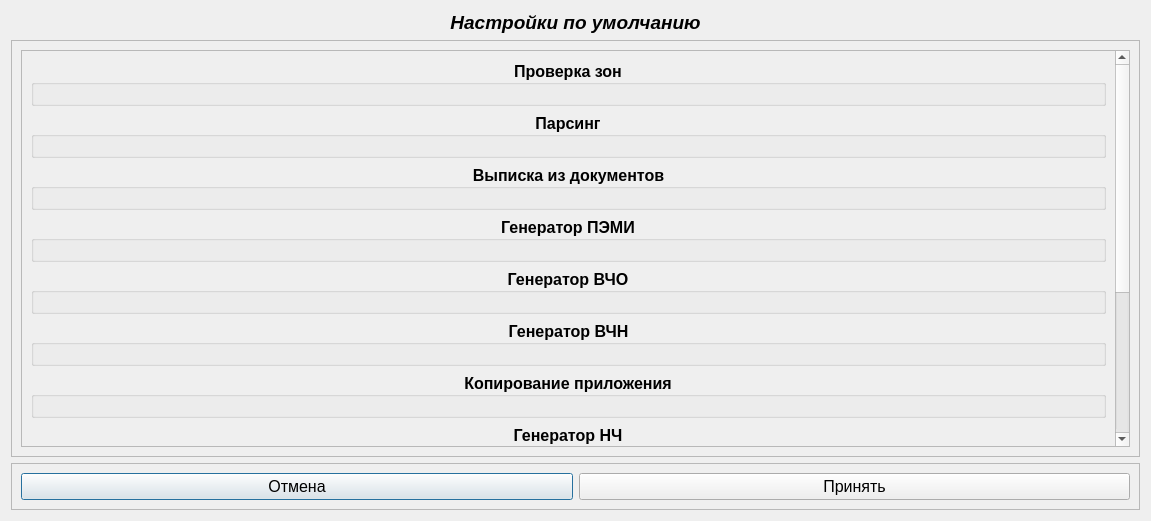
<?xml version="1.0" encoding="UTF-8"?>
<ui version="4.0">
 <class>Dialog</class>
 <widget class="QDialog" name="Dialog">
  <property name="geometry">
   <rect>
    <x>0</x>
    <y>0</y>
    <width>1151</width>
    <height>521</height>
   </rect>
  </property>
  <property name="windowTitle">
   <string>Изменение настроек</string>
  </property>
  <property name="styleSheet">
   <string notr="true"/>
  </property>
  <layout class="QGridLayout" name="gridLayout">
   <item row="0" column="0">
    <widget class="QLabel" name="label_10">
     <property name="sizePolicy">
      <sizepolicy hsizetype="Preferred" vsizetype="Preferred">
       <horstretch>0</horstretch>
       <verstretch>0</verstretch>
      </sizepolicy>
     </property>
     <property name="minimumSize">
      <size>
       <width>0</width>
       <height>0</height>
      </size>
     </property>
     <property name="maximumSize">
      <size>
       <width>16777215</width>
       <height>40</height>
      </size>
     </property>
     <property name="font">
      <font>
       <pointsize>14</pointsize>
       <weight>75</weight>
       <italic>true</italic>
       <bold>true</bold>
       <stylestrategy>PreferAntialias</stylestrategy>
      </font>
     </property>
     <property name="text">
      <string>Настройки по умолчанию</string>
     </property>
     <property name="alignment">
      <set>Qt::AlignCenter</set>
     </property>
    </widget>
   </item>
   <item row="1" column="0">
    <widget class="QFrame" name="frame_sett">
     <property name="sizePolicy">
      <sizepolicy hsizetype="Preferred" vsizetype="Preferred">
       <horstretch>0</horstretch>
       <verstretch>0</verstretch>
      </sizepolicy>
     </property>
     <property name="maximumSize">
      <size>
       <width>16777215</width>
       <height>16777215</height>
      </size>
     </property>
     <property name="frameShape">
      <enum>QFrame::StyledPanel</enum>
     </property>
     <property name="frameShadow">
      <enum>QFrame::Raised</enum>
     </property>
     <layout class="QGridLayout" name="gridLayout_10">
      <item row="0" column="0">
       <widget class="QScrollArea" name="scrollArea_2">
        <property name="styleSheet">
         <string notr="true"/>
        </property>
        <property name="widgetResizable">
         <bool>true</bool>
        </property>
        <widget class="QWidget" name="scrollAreaWidgetContents_2">
         <property name="geometry">
          <rect>
           <x>0</x>
           <y>-177</y>
           <width>1094</width>
           <height>576</height>
          </rect>
         </property>
         <layout class="QGridLayout" name="gridLayout_2">
          <item row="4" column="0">
           <widget class="QGroupBox" name="groupBox_gen_hfe">
            <property name="font">
             <font>
              <pointsize>12</pointsize>
              <weight>75</weight>
              <bold>true</bold>
             </font>
            </property>
            <property name="title">
             <string>Генератор ВЧО</string>
            </property>
            <property name="alignment">
             <set>Qt::AlignCenter</set>
            </property>
            <layout class="QGridLayout" name="gridLayout_9">
             <item row="0" column="0">
              <layout class="QGridLayout" name="gridLayout_HFE"/>
             </item>
            </layout>
           </widget>
          </item>
          <item row="10" column="0">
           <widget class="QGroupBox" name="groupBox_finding_file">
            <property name="font">
             <font>
              <pointsize>12</pointsize>
              <weight>75</weight>
              <bold>true</bold>
             </font>
            </property>
            <property name="title">
             <string>Поиск файлов</string>
            </property>
            <property name="alignment">
             <set>Qt::AlignCenter</set>
            </property>
            <layout class="QGridLayout" name="gridLayout_15">
             <item row="0" column="0">
              <layout class="QGridLayout" name="gridLayout_finding_file"/>
             </item>
            </layout>
           </widget>
          </item>
          <item row="5" column="0">
           <widget class="QGroupBox" name="groupBox_gen_hfi">
            <property name="font">
             <font>
              <pointsize>12</pointsize>
              <weight>75</weight>
              <bold>true</bold>
             </font>
            </property>
            <property name="title">
             <string>Генератор ВЧН</string>
            </property>
            <property name="alignment">
             <set>Qt::AlignCenter</set>
            </property>
            <layout class="QGridLayout" name="gridLayout_11">
             <item row="0" column="0">
              <layout class="QGridLayout" name="gridLayout_HFI"/>
             </item>
            </layout>
           </widget>
          </item>
          <item row="2" column="0">
           <widget class="QGroupBox" name="groupBox_exctracting">
            <property name="font">
             <font>
              <pointsize>12</pointsize>
              <weight>75</weight>
              <bold>true</bold>
             </font>
            </property>
            <property name="title">
             <string>Выписка из документов</string>
            </property>
            <property name="alignment">
             <set>Qt::AlignCenter</set>
            </property>
            <layout class="QGridLayout" name="gridLayout_7">
             <item row="0" column="0">
              <layout class="QGridLayout" name="gridLayout_exctract"/>
             </item>
            </layout>
           </widget>
          </item>
          <item row="8" column="0">
           <widget class="QGroupBox" name="groupBox_cotinuous_spectrum">
            <property name="font">
             <font>
              <pointsize>12</pointsize>
              <weight>75</weight>
              <bold>true</bold>
             </font>
            </property>
            <property name="title">
             <string>Сплошной спектр</string>
            </property>
            <property name="alignment">
             <set>Qt::AlignCenter</set>
            </property>
            <layout class="QGridLayout" name="gridLayout_13">
             <item row="0" column="0">
              <layout class="QGridLayout" name="gridLayout_cotinuous_spectrum"/>
             </item>
            </layout>
           </widget>
          </item>
          <item row="3" column="0">
           <widget class="QGroupBox" name="groupBox_gen_pemi">
            <property name="font">
             <font>
              <pointsize>12</pointsize>
              <weight>75</weight>
              <bold>true</bold>
             </font>
            </property>
            <property name="title">
             <string>Генератор ПЭМИ</string>
            </property>
            <property name="alignment">
             <set>Qt::AlignCenter</set>
            </property>
            <layout class="QGridLayout" name="gridLayout_8">
             <item row="0" column="0">
              <layout class="QGridLayout" name="gridLayout_gen_pemi"/>
             </item>
            </layout>
           </widget>
          </item>
          <item row="6" column="0">
           <widget class="QGroupBox" name="groupBox_application">
            <property name="font">
             <font>
              <pointsize>12</pointsize>
              <weight>75</weight>
              <bold>true</bold>
             </font>
            </property>
            <property name="title">
             <string>Копирование приложения</string>
            </property>
            <property name="alignment">
             <set>Qt::AlignCenter</set>
            </property>
            <layout class="QGridLayout" name="gridLayout_12">
             <item row="0" column="0">
              <layout class="QGridLayout" name="gridLayout_application"/>
             </item>
            </layout>
           </widget>
          </item>
          <item row="0" column="0">
           <widget class="QGroupBox" name="groupBox_checked">
            <property name="font">
             <font>
              <pointsize>12</pointsize>
              <weight>75</weight>
              <bold>true</bold>
             </font>
            </property>
            <property name="title">
             <string>Проверка зон</string>
            </property>
            <property name="alignment">
             <set>Qt::AlignCenter</set>
            </property>
            <layout class="QGridLayout" name="gridLayout_4">
             <item row="0" column="0">
              <layout class="QGridLayout" name="gridLayout_checked"/>
             </item>
            </layout>
           </widget>
          </item>
          <item row="9" column="0">
           <widget class="QGroupBox" name="groupBox_number_instance">
            <property name="font">
             <font>
              <pointsize>12</pointsize>
              <weight>75</weight>
              <bold>true</bold>
             </font>
            </property>
            <property name="title">
             <string>Номера экземпляров</string>
            </property>
            <property name="alignment">
             <set>Qt::AlignCenter</set>
            </property>
            <layout class="QGridLayout" name="gridLayout_16">
             <item row="0" column="0">
              <layout class="QGridLayout" name="gridLayout_number_instance"/>
             </item>
            </layout>
           </widget>
          </item>
          <item row="1" column="0">
           <widget class="QGroupBox" name="groupBox_parcing">
            <property name="font">
             <font>
              <pointsize>12</pointsize>
              <weight>75</weight>
              <bold>true</bold>
             </font>
            </property>
            <property name="title">
             <string>Парсинг</string>
            </property>
            <property name="alignment">
             <set>Qt::AlignCenter</set>
            </property>
            <layout class="QGridLayout" name="gridLayout_6">
             <item row="0" column="0">
              <layout class="QGridLayout" name="gridLayout_parcer"/>
             </item>
            </layout>
           </widget>
          </item>
          <item row="7" column="0">
           <widget class="QGroupBox" name="groupBox_gen_LF">
            <property name="font">
             <font>
              <pointsize>12</pointsize>
              <weight>75</weight>
              <bold>true</bold>
             </font>
            </property>
            <property name="title">
             <string>Генератор НЧ</string>
            </property>
            <property name="alignment">
             <set>Qt::AlignCenter</set>
            </property>
            <layout class="QGridLayout" name="gridLayout_14">
             <item row="0" column="0">
              <layout class="QGridLayout" name="gridLayout_gen_LF"/>
             </item>
            </layout>
           </widget>
          </item>
          <item row="11" column="0">
           <widget class="QGroupBox" name="groupBox_lf_pemi">
            <property name="font">
             <font>
              <pointsize>12</pointsize>
              <weight>75</weight>
              <bold>true</bold>
             </font>
            </property>
            <property name="title">
             <string>Генератор НЧ ПЭМИ</string>
            </property>
            <property name="alignment">
             <set>Qt::AlignCenter</set>
            </property>
            <layout class="QGridLayout" name="gridLayout_17">
             <item row="0" column="0">
              <layout class="QGridLayout" name="gridLayout_lf_pemi"/>
             </item>
            </layout>
           </widget>
          </item>
         </layout>
        </widget>
       </widget>
      </item>
     </layout>
    </widget>
   </item>
   <item row="2" column="0">
    <widget class="QFrame" name="frame_2">
     <property name="sizePolicy">
      <sizepolicy hsizetype="Preferred" vsizetype="Fixed">
       <horstretch>0</horstretch>
       <verstretch>0</verstretch>
      </sizepolicy>
     </property>
     <property name="frameShape">
      <enum>QFrame::StyledPanel</enum>
     </property>
     <property name="frameShadow">
      <enum>QFrame::Raised</enum>
     </property>
     <layout class="QGridLayout" name="gridLayout_5">
      <item row="0" column="0">
       <widget class="QPushButton" name="pushButton_cancel">
        <property name="sizePolicy">
         <sizepolicy hsizetype="Preferred" vsizetype="Fixed">
          <horstretch>0</horstretch>
          <verstretch>0</verstretch>
         </sizepolicy>
        </property>
        <property name="font">
         <font>
          <pointsize>12</pointsize>
          <weight>50</weight>
          <bold>false</bold>
         </font>
        </property>
        <property name="text">
         <string>Отмена</string>
        </property>
        <property name="flat">
         <bool>false</bool>
        </property>
       </widget>
      </item>
      <item row="0" column="1">
       <widget class="QPushButton" name="pushButton_ok">
        <property name="sizePolicy">
         <sizepolicy hsizetype="Preferred" vsizetype="Fixed">
          <horstretch>0</horstretch>
          <verstretch>0</verstretch>
         </sizepolicy>
        </property>
        <property name="font">
         <font>
          <pointsize>12</pointsize>
          <weight>50</weight>
          <bold>false</bold>
         </font>
        </property>
        <property name="text">
         <string>Принять</string>
        </property>
        <property name="flat">
         <bool>false</bool>
        </property>
       </widget>
      </item>
     </layout>
    </widget>
   </item>
  </layout>
 </widget>
 <resources/>
 <connections/>
</ui>
